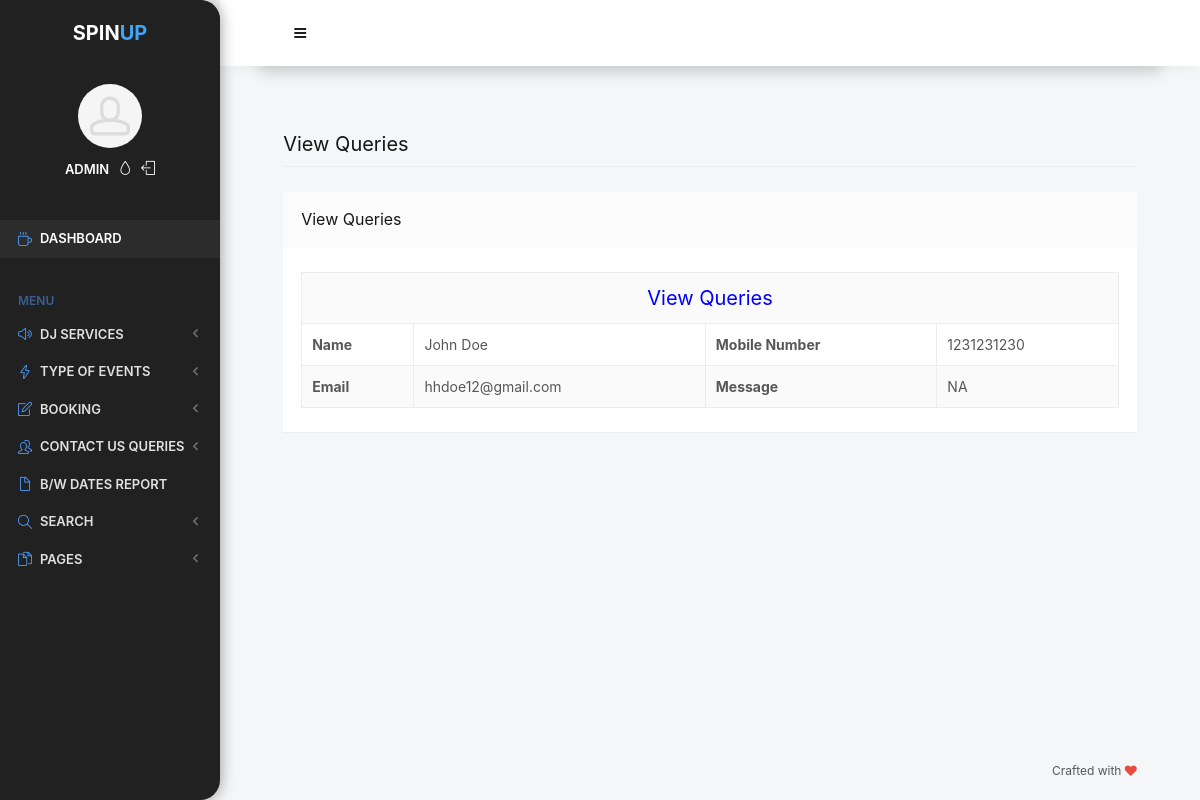
The page /odms/admin/view-user-queries.php?viewid=2 (signed in) on the database its author committed.
### tables this page shows
CREATE TABLE `tbluser` (
  `ID` int(10) NOT NULL,
  `Name` varchar(200) DEFAULT NULL,
  `MobileNumber` bigint(10) DEFAULT NULL,
  `Email` varchar(200) DEFAULT NULL,
  `Message` mediumtext DEFAULT NULL,
  `MsgDate` timestamp NULL DEFAULT current_timestamp(),
  `IsRead` int(5) DEFAULT NULL
);

### odms/admin/view-user-queries.php (the view, shortened to what this page needs)
<?php
if (strlen($_SESSION['odmsaid']==0)) {
  header('location:logout.php');
  } else{
$vid=$_GET['viewid'];
  ?>
<!doctype html>
<html lang="en" class="no-focus">
    <head>
        <link rel="stylesheet" href="assets/js/plugins/datatables/dataTables.bootstrap4.min.css">
        <link rel="stylesheet" id="css-main" href="assets/css/codebase.min.css">
    </head>
    <body>
        <div id="page-container" class="sidebar-o sidebar-inverse side-scroll page-header-fixed main-content-narrow">
           <?php include_once('includes/sidebar.php');?>
          <?php include_once('includes/header.php');?>
            <main id="main-container">
                <div class="content">
                    <h2 class="content-heading">View Queries</h2>
                    <div class="block">
                        <div class="block-header block-header-default">
                            <h3 class="block-title">View Queries</h3>
                        </div>
                        <div class="block-content block-content-full">
                           <?php
$sql="SELECT * from  tbluser where ID=$vid";
$query = $dbh -> prepare($sql);
$query->execute();
$results=$query->fetchAll(PDO::FETCH_OBJ);
$cnt=1;
if($query->rowCount() > 0)
{
foreach($results as $row)
{               ?>
   <table class="table table-bordered table-striped table-vcenter js-dataTable-full-pagination">
 <tr align="center">
<td colspan="4" style="font-size:20px;color:blue">
 View Queries</td></tr>
    <tr>
    <th scope>Name</th>
    <td><?php  echo ($row->Name);?></td>
    <th scope>Mobile Number</th>
    <td><?php  echo ($row->MobileNumber);?></td>
  </tr>
  <tr>
    <th scope>Email</th>
    <td><?php  echo ($row->Email);?></td>
    <th >Message</th>
    <td colspan="3"><?php  echo ($row->Message);?></td>
  </tr>
<?php $cnt=$cnt+1;}} ?>
</table>
                        </div>
                    </div>
                </div>
            </main>
           <?php include_once('includes/footer.php');?>
        </div>
    </body>
</html>
<?php }  ?>

### rows shown on the page
tbluser: Name "John Doe", MobileNumber "1231231230", Email "hhdoe12@gmail.com", Message "NA"
